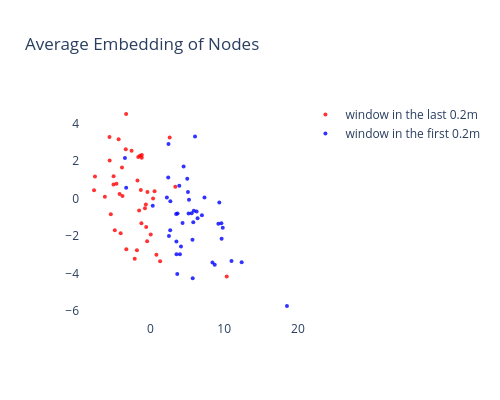

Notebook code cell kept with this figure:
### Code cell
# cmap = ListedColormap(['red', 'blue', 'green', 'orange', 'purple', 'cyan', 'magenta', 'yellow'])
cmap = ListedColormap(['red', 'blue'])

# Prepare the data
embedding_data = np.array(avg_all_nodes_exclude_hist)
labels = np.array(window_labels)[sample_index]

# Create an empty figure
fig = go.Figure()

# Define the colors manually (ensure they match the cmap order)
colors = ['red', 'blue']

# Add a scatter trace for each unique label
unique_labels = np.unique(labels)
for i, label in enumerate(unique_labels):
    indices = np.where(labels == label)
    # Actual data points
    if label ==-1:
        fig.add_trace(go.Scatter(
            x=embedding_data[indices, 0].flatten(),
            y=embedding_data[indices, 1].flatten(),
            mode='markers',
            marker=dict(size=4, color=colors[i], opacity=0.8),
            name=f'window in the last 0.2m ', 
            showlegend=True  # Hide the legend for the actual data points
        ))
    else:
        fig.add_trace(go.Scatter(
        x=embedding_data[indices, 0].flatten(),
        y=embedding_data[indices, 1].flatten(),
        mode='markers',
        marker=dict(size=4, color=colors[i], opacity=0.8),
        name=f'window in the first 0.2m ', 
        showlegend=True  # Hide the legend for the actual data points
    
        ))

# Update the layout to change figure size and background color
fig.update_layout(
    title="Average Embedding of Nodes",
    # legend_title="Windows",
    showlegend=True,
    width=500,  # Set the figure width
    height=400,  # Set the figure height
    plot_bgcolor='rgba(0,0,0,0)',  # Set the plot background color (transparent)
    paper_bgcolor='rgba(255,255,255,1)',  # Set the paper background color (white)
)

# Show the plot
fig.show()

### Figure 1 — Plotly figure (JSON) as saved in the notebook; plotly's stock layout.template omitted (floating-point values rounded to 4 significant figures)
{"data": [{"marker": {"color": "red", "opacity": 0.8, "size": 4}, "mode": "markers", "name": "window in the last 0.2m ", "showlegend": true, "type": "scatter", "x": [10.35, -0.4426, -4.599, -4.305, -5.002, -7.639, -3.265, -4.99, -0.5683, -5.525, -1.296, -7.514, -1.162, -0.6131, -3.851, -2.553, -5.367, -1.75, -3.291, -3.787, -5.547, -6.173, -3.341, -2.124, 0.3638, -4.03, -1.172, -1.826, -0.3976, -1.414, 0.04464, -4.17, -1.649, -1.529, -0.7371, 0.8159, -1.218, 0.567, -4.827, 1.317, 2.616, 3.378], "y": [-4.16, -2.288, 0.7764, 3.157, 0.7376, 0.4341, -2.711, 1.182, -1.52, 2.015, 0.4541, 1.173, 2.307, -0.3199, 1.642, 2.532, -0.8458, 0.9534, 4.496, 0.1256, 3.266, 0.09135, 2.622, -3.209, -0.0007197, -1.852, 2.169, -2.761, 0.3392, 2.278, -1.923, 0.2324, 2.207, -0.6499, -0.5301, -3.002, -1.319, 0.3764, -1.691, -3.342, 3.238, 0.6261]}, {"marker": {"color": "blue", "opacity": 0.8, "size": 4}, "mode": "markers", "name": "window in the first 0.2m ", "showlegend": true, "type": "scatter", "x": [18.51, 12.38, 4.36, 2.706, 5.883, 3.92, 2.516, 5.232, 2.453, -3.451, 2.233, 2.688, 0.3165, 5.738, 5.817, 6.399, 3.539, 3.491, 10.99, 4.008, 9.81, 4.146, 2.42, 5.589, 3.528, 6.051, 5.092, 6.984, 5.178, 8.415, 6.267, 7.332, 9.656, 8.727, 4.998, 3.641, 3.678, 4.504, 9.345, 5.708, 9.214, 9.623, -3.284], "y": [-5.731, -3.402, -1.305, -0.1447, -0.6519, 0.677, -2.005, -0.07303, 2.9, 2.154, 0.04501, -1.698, -0.3934, -4.255, -1.272, -1.063, -2.972, -0.8251, -3.334, -2.977, -1.563, -2.56, 1.118, -0.7952, -2.297, 3.302, 0.3409, -0.9028, -0.8043, -3.414, -0.6906, 0.04434, -2.145, -3.539, 1.048, -4.028, -0.7998, 1.696, -0.2161, -2.198, -1.352, -1.316, 0.5748]}], "layout": {"height": 400, "paper_bgcolor": "rgba(255,255,255,1)", "plot_bgcolor": "rgba(0, 0, 0, 0)", "showlegend": true, "title": {"text": "Average Embedding of Nodes"}, "width": 500, "xaxis": {"autorange": true, "range": [-9.575, 20.45], "type": "linear"}, "yaxis": {"autorange": true, "range": [-6.476, 5.242], "type": "linear"}}}
